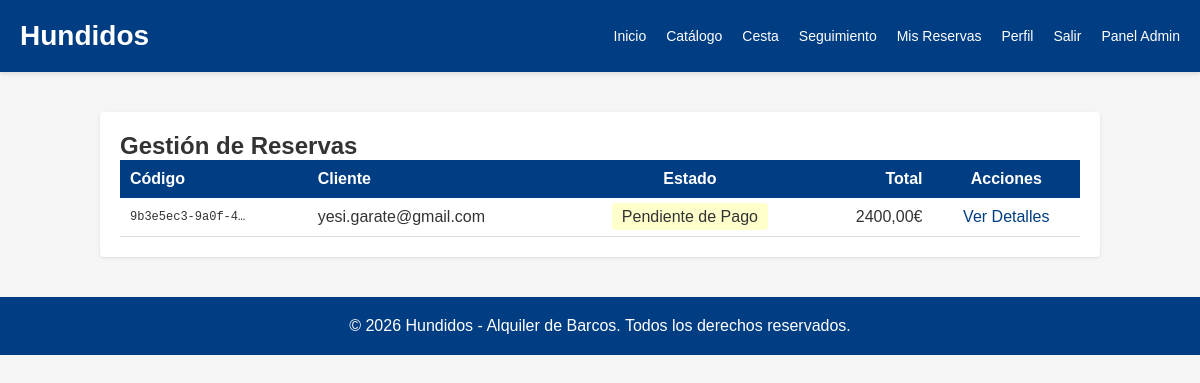
The app's page /admin-panel/reservas/ (signed in) with its own data.
### reservations/models.py (models this page shows, shortened)
class Reserva(models.Model):
    ESTADO_CHOICES = [
        ('PENDIENTE_DE_PAGO', 'Pendiente de Pago'),
        ('PAGADO', 'Pagado'),
        ('EN_USO', 'En Uso'),
        ('DEVUELTO', 'Devuelto'),
    ]
    METODO_PAGO_CHOICES = [
        ('PAYPAL', 'PayPal'),
        ('CONTRA_REEMBOLSO', 'Contra Reembolso'),
    ]
    codigo_seguimiento = models.CharField(max_length=32, unique=True, default=uuid.uuid4)
    cliente = models.ForeignKey(User, null=True, blank=True, on_delete=models.SET_NULL)
    nombre_cliente = models.CharField(max_length=120)
    email_contacto = models.EmailField()
    telefono = models.CharField(max_length=20, blank=True)
    estado = models.CharField(max_length=20, choices=ESTADO_CHOICES, default='PENDIENTE_DE_PAGO')
    metodo_pago = models.CharField(max_length=20, choices=METODO_PAGO_CHOICES)
    importe_total = models.DecimalField(max_digits=10, decimal_places=2)
    fecha_inicio = models.DateField()
    fecha_fin = models.DateField()
    created_at = models.DateTimeField(auto_now_add=True)
    updated_at = models.DateTimeField(auto_now=True)
    class Meta:
        verbose_name_plural = 'Reservas'

### admin_panel/views.py (the view)
# urls.py: path('reservas/', views.AdminReservationsListView.as_view(), name='reservations_list'),
class AdminReservationsListView(AdminRequiredMixin, TemplateView):
    template_name = 'admin_panel/reservations_list.html'
    def get_context_data(self, **kwargs):
        context = super().get_context_data(**kwargs)
        context['reservas'] = Reserva.objects.all().order_by('-created_at')
        return context

### admin_panel/views.py (called while the page is built)
    def test_func(self):
        return self.request.user.is_authenticated and self.request.user.is_staff

### templates/admin_panel/reservations_list.html (shortened to what this page needs)
{% extends 'base.html' %}
{% block content %}
<div class="container" style="max-width: 1000px; margin: 40px auto;">
    <h2>Gestión de Reservas</h2>
    {% if reservas %}
        <table style="width: 100%; border-collapse: collapse;">
            <thead>
                <tr style="background-color: #003d82; color: white;">
                    <th style="padding: 10px; text-align: left;">Código</th>
                    <th style="padding: 10px; text-align: left;">Cliente</th>
                    <th style="padding: 10px; text-align: center;">Estado</th>
                    <th style="padding: 10px; text-align: right;">Total</th>
                    <th style="padding: 10px; text-align: center;">Acciones</th>
                </tr>
            </thead>
            <tbody>
                {% for reserva in reservas %}
                    <tr style="border-bottom: 1px solid #ddd;">
                        <td style="padding: 10px; font-family: monospace; font-size: 12px;">{{ reserva.codigo_seguimiento|truncatechars:16 }}</td>
                        <td style="padding: 10px;">{{ reserva.nombre_cliente }}</td>
                        <td style="padding: 10px; text-align: center;">
                            <span style="background-color: {% if reserva.estado == 'PAGADO' %}#ccffcc{% elif reserva.estado == 'EN_USO' %}#cce5ff{% elif reserva.estado == 'DEVUELTO' %}#e0e0e0{% else %}#ffffcc{% endif %}; padding: 5px 10px; border-radius: 4px;">
                                {{ reserva.get_estado_display }}
                            </span>
                        </td>
                        <td style="padding: 10px; text-align: right;">{{ reserva.importe_total }}€</td>
                        <td style="padding: 10px; text-align: center;">
                            <a href="{% url 'admin_panel:reservation_detail' reserva.id %}" style="color: #003d82; text-decoration: none;">Ver Detalles</a>
                        </td>
                    </tr>
                {% endfor %}
            </tbody>
        </table>
    {% else %}
        <p>No hay reservas registradas.</p>
    {% endif %}
</div>
{% endblock %}

### templates/base.html (style rules this page uses)
* { margin: 0; padding: 0; box-sizing: border-box; }
body { font-family: Arial, sans-serif; background-color: #f5f5f5; color: #333; }
.container { background-color: white; padding: 20px; border-radius: 4px; box-shadow: 0 1px 3px rgba(0,0,0,0.1); }

### records on screen
Reserva: codigo_seguimiento "9b3e5ec3-9a0f-4…", nombre_cliente "yesi.garate@gmail.com", estado "Pendiente de Pago", importe_total "2400,00"
